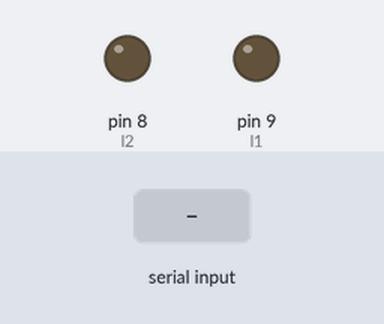
Bench run of a sketch on a simulated Arduino Uno, built with avr-gcc and run on an emulated ATmega328P. On the bench: output pins drawn as LEDs (lit = HIGH). Inputs (shaded band) come from the test bench. Pins used as bus, display or sensor lines are not drawn; what the sketch prints to the serial monitor is not drawn.

Above: at 1.2 s.
1.3 s: "2" received over Serial
At 2.5 s:
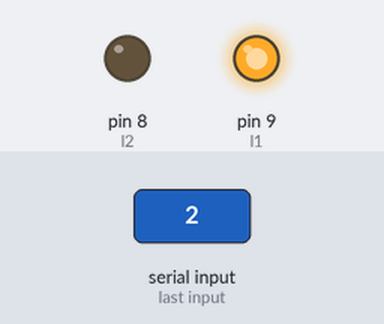
2.8 s: "1" received over Serial
At 3.9 s:
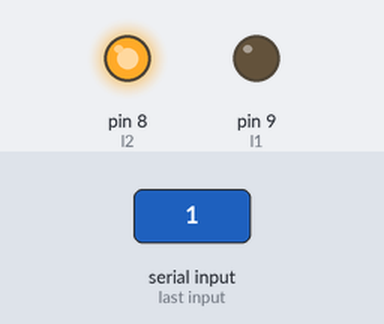
4.3 s: "3" received over Serial
At 5.0 s:
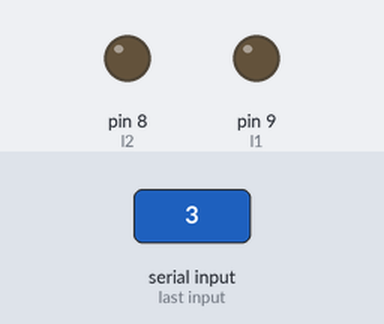
5.8 s: "0" received over Serial
At 6.2 s:
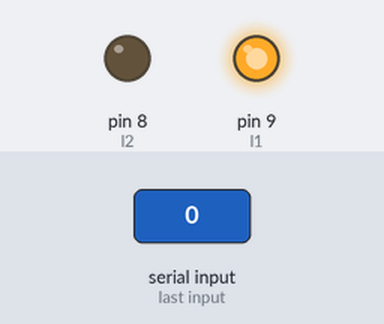
Timing chart, 0 to 8.3 s (numbered marks = the images above; inputs shaded):
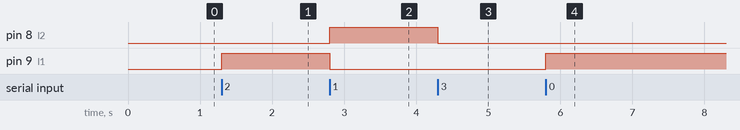

The sketch:

Code-for-energia.ino
```cpp
int l1=9;
int l2=8;
int r1=12;
int r2=13;

void setup()
{
  pinMode(l1,OUTPUT);
  pinMode(l2,OUTPUT);
  pinMode(r1,OUTPUT);
  pinMode(r2,OUTPUT);
  Serial.begin(9600);
  Serial.write('3');
}

void loop() {
            char a;
  if(Serial.available()>0)
  {
    a=Serial.read();
    switch(a)
    {
      case '2':
          digitalWrite(l1,HIGH);
          digitalWrite(l2,LOW);
          digitalWrite(r1,HIGH);
          digitalWrite(r2,LOW);
          break;

      case '3':
          digitalWrite(l1,LOW);
          digitalWrite(l2,LOW);
          digitalWrite(r1,LOW);
          digitalWrite(r2,LOW);
          //delay(3500);
          break;
      case '1':
          digitalWrite(l1,LOW);
          digitalWrite(l2,HIGH);
          digitalWrite(r1,HIGH);
          digitalWrite(r2,LOW);
          break;
      case '0':
          digitalWrite(l1,HIGH);
          digitalWrite(l2,LOW);
          digitalWrite(r1,LOW);
          digitalWrite(r2,HIGH);
          break;
    }
    delay(500);
  }
}
```

Measured:
- after the input at 1.3 s, pin 9 (l1): LOW → HIGH at once
- after the input at 2.8 s, pin 8 (l2): LOW → HIGH at once; pin 9 (l1): HIGH → LOW at once
- after the input at 4.3 s, pin 8 (l2): HIGH → LOW at once
- after the input at 5.8 s, pin 9 (l1): LOW → HIGH at once
